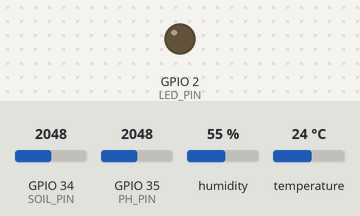
A sketch run on a simulated ESP32. On the bench: output pins drawn as LEDs (lit = HIGH). Inputs (shaded band) come from the test bench; at power-on: GPIO 34 (SOIL_PIN) = 2048, GPIO 35 (PH_PIN) = 2048, humidity 55 %, temperature 24 °C. WiFi joins after 1.5 s; servers stay silent unless stated; no MQTT or app messages arrive unless stated; what the sketch prints to the serial monitor is not drawn.

Above: at 3.2 s.
At 5.03 s:
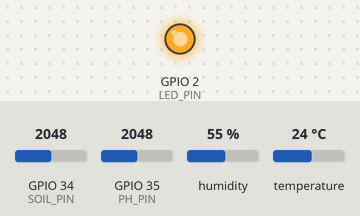
Timing chart, 0 to 8.1 s (numbered marks = the images above):
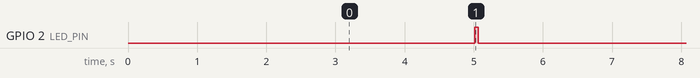

The sketch:

esp32_sensor.ino
```cpp
/*
 * CropMind - ESP32 Sensor Firmware
 * Reads sensors and publishes data to MQTT broker
 *
 * Author: CropMind Team
 * Date: 2026
 */

#include <WiFi.h>
#include <PubSubClient.h>
#include <DHT.h>
#include <ArduinoJson.h>

// ============================================
// Pin Configuration
// ============================================

#define DHT_PIN        4
#define SOIL_PIN       34   // Analog input for soil moisture
#define PH_PIN         35   // Analog input for pH sensor
#define LED_PIN        2    // Built-in LED for status

// ============================================
// Sensor Configuration
// ============================================

#define DHT_TYPE       DHT22
#define SOIL_DRY       4095  // Analog value when soil is dry
#define SOIL_WET       1500  // Analog value when soil is wet
#define PH_OFFSET      0.0   // pH sensor calibration offset

// ============================================
// WiFi Configuration
// ============================================

const char* WIFI_SSID = "YOUR_WIFI_SSID";
const char* WIFI_PASSWORD = "YOUR_WIFI_PASSWORD";

// ============================================
// MQTT Configuration
// ============================================

const char* MQTT_SERVER = "192.168.1.100";
const int MQTT_PORT = 1883;
const char* MQTT_CLIENT_ID = "cropmind_esp32_A";

// ============================================
// Field Configuration
// ============================================

const char* FIELD_ID = "A";

// ============================================
// Timing Configuration
// ============================================

const unsigned long SEND_INTERVAL = 5000;  // 5 seconds

// ============================================
// Global Objects
// ============================================

WiFiClient wifiClient;
PubSubClient mqttClient(wifiClient);
DHT dht(DHT_PIN, DHT_TYPE);

unsigned long lastSendTime = 0;
bool ledState = false;

// ============================================
// Function Prototypes
// ============================================

void setupWiFi();
void setupMQTT();
void reconnectMQTT();
void publishSensorData();
float readTemperature();
float readHumidity();
float readSoilMoisture();
float readPH();
String getTimestamp();
void blinkLED(int count, int delayMs);

// ============================================
// Setup
// ============================================

void setup() {
  Serial.begin(115200);
  Serial.println("\n");
  Serial.println("========================================");
  Serial.println("🌾 CropMind - ESP32 Sensor Firmware");
  Serial.println("========================================");

  // Initialize pins
  pinMode(LED_PIN, OUTPUT);
  digitalWrite(LED_PIN, LOW);

  // Initialize sensors
  dht.begin();
  Serial.println("[ESP32] ✅ DHT22 initialized");

  // Connect to WiFi
  setupWiFi();

  // Setup MQTT
  setupMQTT();

  Serial.println("[ESP32] ✅ Setup complete");
  Serial.println("========================================");
}

// ============================================
// Main Loop
// ============================================

void loop() {
  // Ensure MQTT connection
  if (!mqttClient.connected()) {
    reconnectMQTT();
  }
  mqttClient.loop();

  // Send data at interval
  unsigned long now = millis();
  if (now - lastSendTime >= SEND_INTERVAL) {
    lastSendTime = now;
    publishSensorData();
    blinkLED(1, 50);
  }
}

// ============================================
// WiFi Setup
// ============================================

void setupWiFi() {
  Serial.print("[ESP32] 📶 Connecting to WiFi");

  WiFi.begin(WIFI_SSID, WIFI_PASSWORD);

  int attempts = 0;
  while (WiFi.status() != WL_CONNECTED && attempts < 30) {
    delay(500);
    Serial.print(".");
    attempts++;
  }

  if (WiFi.status() == WL_CONNECTED) {
    Serial.println(" ✅");
    Serial.print("[ESP32] 📡 IP Address: ");
    Serial.println(WiFi.localIP());
  } else {
    Serial.println(" ❌");
    Serial.println("[ESP32] ⚠️ WiFi connection failed");
  }
}

// ============================================
// MQTT Setup
// ============================================

void setupMQTT() {
  mqttClient.setServer(MQTT_SERVER, MQTT_PORT);
  mqttClient.setCallback([](char* topic, byte* payload, unsigned int length) {
    // Handle incoming MQTT messages if needed
    // Not used in this firmware
  });

  Serial.print("[ESP32] 🔗 Connecting to MQTT broker");

  // Try to connect
  int attempts = 0;
  while (!mqttClient.connected() && attempts < 5) {
    if (mqttClient.connect(MQTT_CLIENT_ID)) {
      Serial.println(" ✅");
      Serial.println("[ESP32] ✅ Connected to MQTT broker");
    } else {
      Serial.print(".");
      delay(1000);
      attempts++;
    }
  }
}

// ============================================
// MQTT Reconnection
// ============================================

void reconnectMQTT() {
  Serial.println("[ESP32] 🔄 Reconnecting to MQTT...");

  if (mqttClient.connect(MQTT_CLIENT_ID)) {
    Serial.println("[ESP32] ✅ Reconnected to MQTT broker");
    blinkLED(2, 100);
  } else {
    Serial.print("[ESP32] ⚠️ MQTT reconnect failed, rc=");
    Serial.println(mqttClient.state());
    delay(1000);
  }
}

// ============================================
// Publish Sensor Data
// ============================================

void publishSensorData() {
  // Read sensors
  float temperature = readTemperature();
  float humidity = readHumidity();
  float soilMoisture = readSoilMoisture();
  float ph = readPH();
  String timestamp = getTimestamp();

  // Check if readings are valid
  bool hasError = false;

  if (isnan(temperature) || isnan(humidity)) {
    Serial.println("[ESP32] ⚠️ DHT22 read error");
    hasError = true;
  }

  if (isnan(soilMoisture)) {
    Serial.println("[ESP32] ⚠️ Soil moisture read error");
    hasError = true;
  }

  if (isnan(ph)) {
    Serial.println("[ESP32] ⚠️ pH sensor read error");
    hasError = true;
  }

  // Publish each sensor reading
  // Temperature
  if (!isnan(temperature)) {
    StaticJsonDocument<64> doc;
    doc["value"] = temperature;
    doc["timestamp"] = timestamp;

    String topic = "cropmind/field/" + String(FIELD_ID) + "/temperature";
    String payload;
    serializeJson(doc, payload);

    if (mqttClient.publish(topic.c_str(), payload.c_str())) {
      Serial.print("[ESP32] 📤 temperature: ");
      Serial.println(temperature);
    } else {
      Serial.println("[ESP32] ❌ Failed to publish temperature");
    }
  }

  // Humidity
  if (!isnan(humidity)) {
    StaticJsonDocument<64> doc;
    doc["value"] = humidity;
    doc["timestamp"] = timestamp;

    String topic = "cropmind/field/" + String(FIELD_ID) + "/humidity";
    String payload;
    serializeJson(doc, payload);

    if (mqttClient.publish(topic.c_str(), payload.c_str())) {
      Serial.print("[ESP32] 📤 humidity: ");
      Serial.println(humidity);
    } else {
      Serial.println("[ESP32] ❌ Failed to publish humidity");
    }
  }

  // Soil Moisture
  if (!isnan(soilMoisture)) {
    StaticJsonDocument<64> doc;
    doc["value"] = soilMoisture;
    doc["timestamp"] = timestamp;

    String topic = "cropmind/field/" + String(FIELD_ID) + "/soil_moisture";
    String payload;
    serializeJson(doc, payload);

    if (mqttClient.publish(topic.c_str(), payload.c_str())) {
      Serial.print("[ESP32] 📤 soil_moisture: ");
      Serial.println(soilMoisture);
    } else {
      Serial.println("[ESP32] ❌ Failed to publish soil_moisture");
    }
  }

  // pH
  if (!isnan(ph)) {
    StaticJsonDocument<64> doc;
    doc["value"] = ph;
    doc["timestamp"] = timestamp;

    String topic = "cropmind/field/" + String(FIELD_ID) + "/ph";
    String payload;
    serializeJson(doc, payload);

    if (mqttClient.publish(topic.c_str(), payload.c_str())) {
      Serial.print("[ESP32] 📤 ph: ");
      Serial.println(ph);
    } else {
      Serial.println("[ESP32] ❌ Failed to publish ph");
    }
  }

  Serial.println("[ESP32] ✅ Data published");
}

// ============================================
// Sensor Reading Functions
// ============================================

float readTemperature() {
  return dht.readTemperature();
}

float readHumidity() {
  return dht.readHumidity();
}

float readSoilMoisture() {
  int raw = analogRead(SOIL_PIN);

  // Map raw value (0-4095) to percentage (0-100%)
  // Higher analog value = drier soil
  float percentage = map(raw, SOIL_DRY, SOIL_WET, 0, 100);
  percentage = constrain(percentage, 0, 100);

  return percentage;
}

float readPH() {
  int raw = analogRead(PH_PIN);

  // Convert raw ADC value to pH (approximate)
  // pH = raw / 4095 * 14 + offset
  float ph = (raw / 4095.0) * 14.0 + PH_OFFSET;
  ph = constrain(ph, 0, 14);

  return ph;
}

// ============================================
// Utility Functions
// ============================================

String getTimestamp() {
  // Get current time from NTP or use elapsed time
  // For now, return a placeholder
  return "2026-01-01T00:00:00";

  // Note: For real time, uncomment the following code
  /*
  time_t now = time(nullptr);
  struct tm timeinfo;
  gmtime_r(&now, &timeinfo);

  char buffer[25];
  strftime(buffer, sizeof(buffer), "%Y-%m-%dT%H:%M:%S", &timeinfo);
  return String(buffer);
  */
}

void blinkLED(int count, int delayMs) {
  for (int i = 0; i < count; i++) {
    digitalWrite(LED_PIN, HIGH);
    delay(delayMs);
    digitalWrite(LED_PIN, LOW);
    if (i < count - 1) {
      delay(delayMs);
    }
  }
}
```

Measured:
- by itself, GPIO 2 (LED_PIN): alternates HIGH for 0.05 s and LOW for 4.9 s
